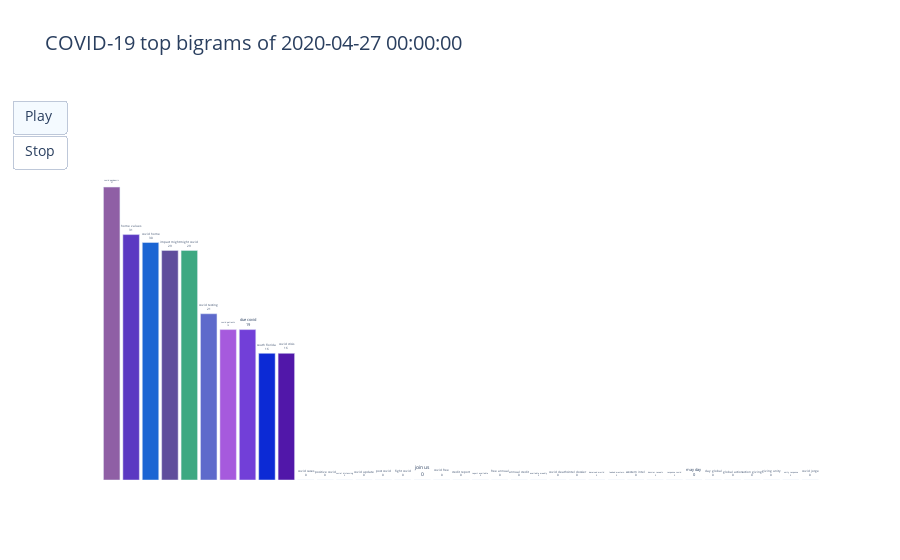

Notebook source saved alongside this figure:
### Markdown cell above
## 2. Bar Chat Race 

Now comes the fun part :-) Using the returned dataframe, we can visualize how the top bigrams change over the course of the week. We pass in the variable *df* to a function *get_bar_race_plot()* (the details of which are in the bar_race module on GitHub), and obtain an interactive plot using __plotly__.

### Code cell
fig = get_bar_race_plot(df, 'COVID-19 top bigrams of ')
fig.show()

### Figure 1 — Plotly figure (JSON) as saved in the notebook; plotly's stock layout.template omitted (floating-point values rounded to 4 significant figures)
{"data": [{"cliponaxis": false, "hoverinfo": "none", "marker": {"color": ["rgb(143, 95, 165)", "rgb(91, 57, 194)", "rgb(27, 101, 211)", "rgb(95, 78, 156)", "rgb(61, 168, 130)", "rgb(94, 106, 203)", "rgb(166, 90, 221)", "rgb(114, 63, 216)", "rgb(12, 42, 213)", "rgb(81, 23, 169)", "rgb(33, 121, 212)", "rgb(47, 155, 197)", "rgb(138, 0, 174)", "rgb(172, 60, 205)", "rgb(67, 182, 234)", "rgb(118, 97, 157)", "rgb(124, 182, 158)", "rgb(170, 62, 225)", "rgb(163, 28, 214)", "rgb(59, 7, 176)", "rgb(116, 17, 143)", "rgb(150, 111, 205)", "rgb(92, 173, 180)", "rgb(68, 43, 203)", "rgb(14, 84, 142)", "rgb(70, 176, 219)", "rgb(64, 150, 223)", "rgb(181, 106, 147)", "rgb(110, 139, 221)", "rgb(160, 80, 247)", "rgb(57, 105, 190)", "rgb(102, 117, 193)", "rgb(18, 25, 239)", "rgb(30, 168, 158)", "rgb(83, 107, 163)", "rgb(59, 63, 184)", "rgb(19, 4, 247)"]}, "textposition": "outside", "texttemplate": "%{x}<br>%{y}", "type": "bar", "x": ["covid pandemic", "home values", "covid home", "impact might", "might covid", "covid testing", "covid patients", "due covid", "south florida", "covid crisis", "covid cases", "positive covid", "social distancing", "covid update", "post covid", "fight covid", "join us", "covid free", "credit report", "report available", "free annual", "annual credit", "available weekly", "covid deaths", "intel dossier", "deceived world", "leaked western", "western intel", "dossier reveals", "response covid", "may day", "day global", "global action", "action giving", "giving unity", "unity response", "covid jorge"], "y": [37, 31, 30, 29, 29, 21, 19, 19, 16, 16, 0, 0, 0, 0, 0, 0, 0, 0, 0, 0, 0, 0, 0, 0, 0, 0, 0, 0, 0, 0, 0, 0, 0, 0, 0, 0, 0]}], "layout": {"bargap": 0.15, "font": {"size": 14}, "plot_bgcolor": "#FFFFFF", "title": {"text": "COVID-19 top bigrams of 2020-04-27 00:00:00"}, "updatemenus": [{"buttons": [{"args": [null, {"frame": {"duration": 2000, "redraw": true}, "fromcurrent": true}], "label": "Play", "method": "animate"}, {"args": [[null], {"frame": {"duration": 0, "redraw": false}, "mode": "immediate", "transition": {"duration": 0}}], "label": "Stop", "method": "animate"}], "type": "buttons"}], "xaxis": {"showline": false, "visible": false}, "yaxis": {"range": [0, 48], "showline": false, "visible": false}}}
